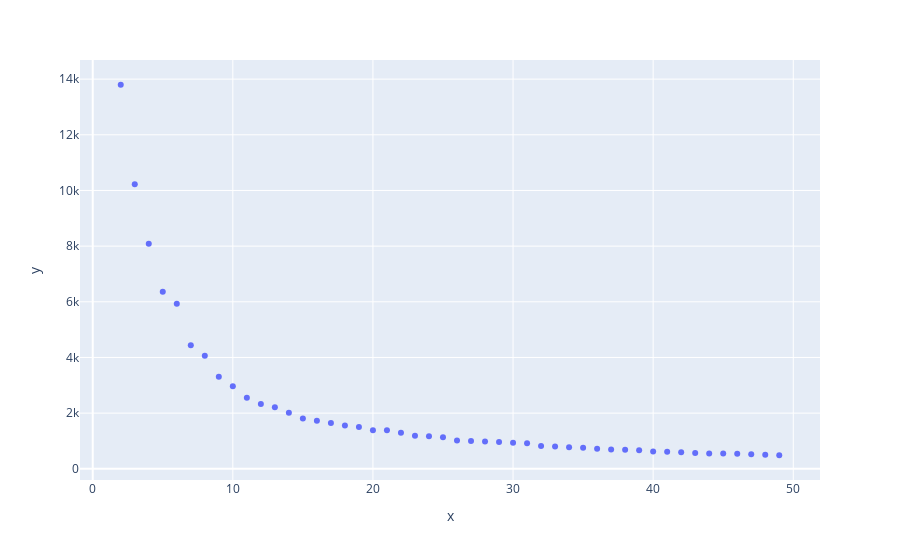

Write notebook code for a chart like this one.
### Markdown cell above
Выбираю оптимальное количество кластеров методов "Elbow". 

По моему мнению, оптимальным является значение 8

### Code cell
res = list()
n_cluster = range(2,50)

for n in n_cluster:
    kmeans = KMeans(n_clusters=n, random_state=0, n_init="auto").fit(data)
    res.append(np.average(np.min(cdist(data, kmeans.cluster_centers_, 'euclidean'), axis=1)))

fig = px.scatter(x=n_cluster, y=res)
fig.show()

### Figure 1 — Plotly figure (JSON) as saved in the notebook; plotly's stock layout.template omitted (floating-point values rounded to 4 significant figures)
{"data": [{"hovertemplate": "x=%{x}<br>y=%{y}<extra></extra>", "legendgroup": "", "marker": {"color": "#636efa", "symbol": "circle"}, "mode": "markers", "name": "", "orientation": "v", "showlegend": false, "type": "scatter", "x": [2, 3, 4, 5, 6, 7, 8, 9, 10, 11, 12, 13, 14, 15, 16, 17, 18, 19, 20, 21, 22, 23, 24, 25, 26, 27, 28, 29, 30, 31, 32, 33, 34, 35, 36, 37, 38, 39, 40, 41, 42, 43, 44, 45, 46, 47, 48, 49], "xaxis": "x", "y": [13800.0, 10220.0, 8089.0, 6364.0, 5927.0, 4443.0, 4066.0, 3306.0, 2967.0, 2557.0, 2333.0, 2213.0, 2018.0, 1810.0, 1726.0, 1648.0, 1558.0, 1500.0, 1385.0, 1381.0, 1294.0, 1190.0, 1169.0, 1131.0, 1019.0, 997.4, 981.2, 962.0, 937.7, 922.6, 818.3, 804.5, 777.2, 760.1, 718.2, 695.4, 683.9, 669.2, 625.4, 610.2, 591.6, 565.2, 554.2, 547.1, 538.1, 520.1, 505.3, 487.0], "yaxis": "y"}], "layout": {"autosize": true, "legend": {"tracegroupgap": 0}, "margin": {"t": 60}, "xaxis": {"anchor": "y", "autorange": true, "domain": [0, 1], "range": [-0.8979, 51.9], "title": {"text": "x"}, "type": "linear"}, "yaxis": {"anchor": "x", "autorange": true, "domain": [0, 1], "range": [-543.6, 14830.0], "title": {"text": "y"}, "type": "linear"}}}
